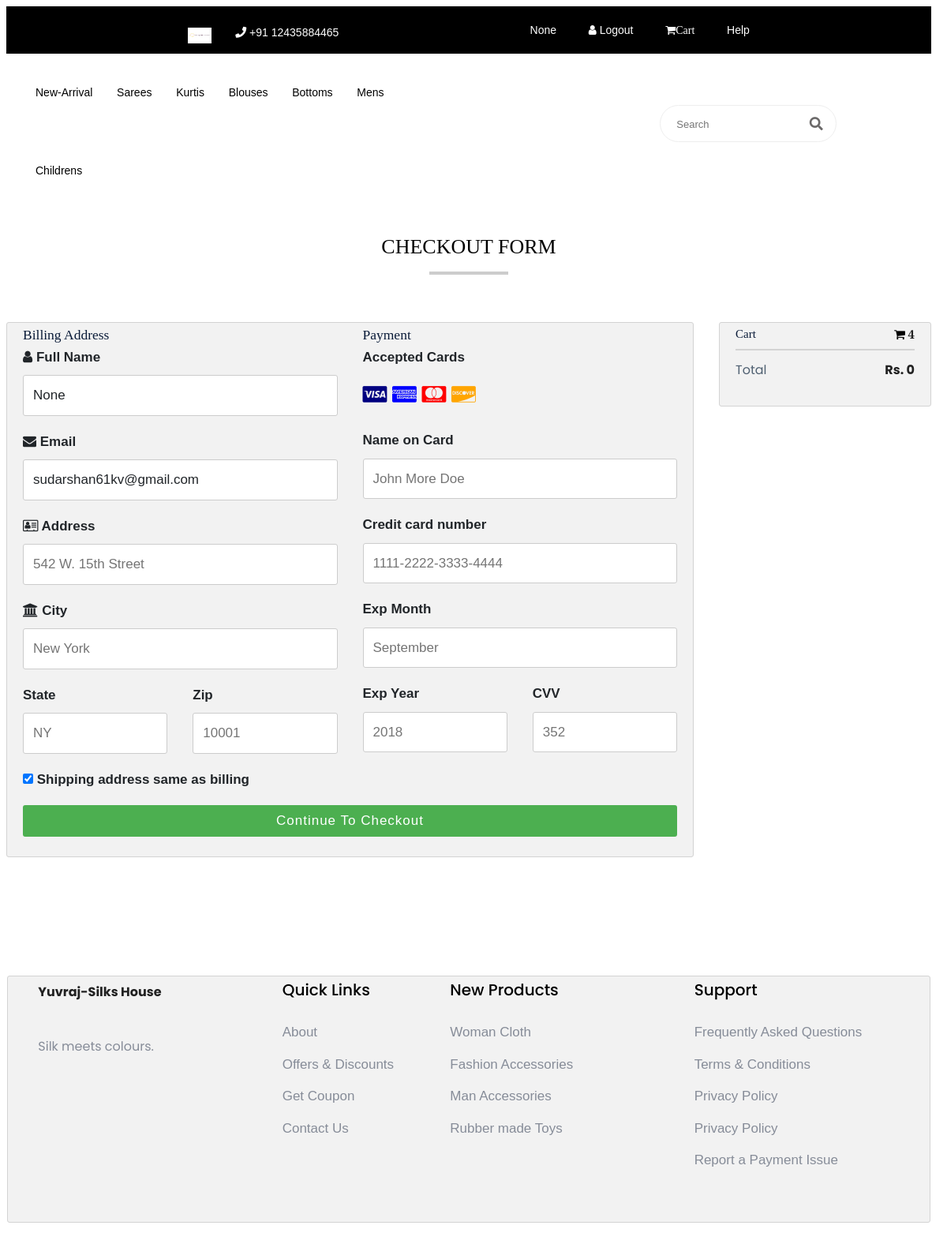
The app's page /items/checkout/ (signed in), older data.
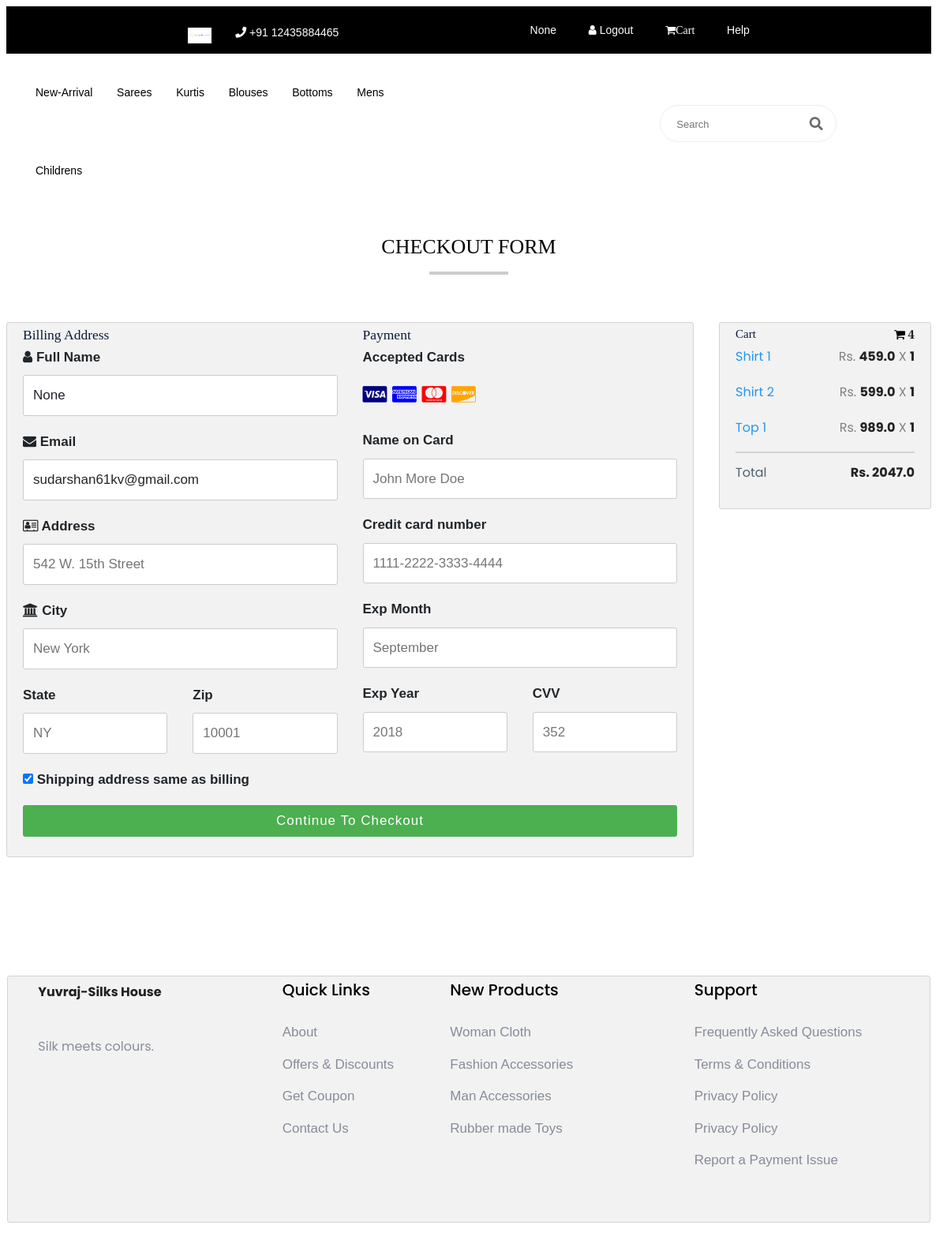
The same page, newer data.
### items/models.py (models this page shows, shortened)
class Cart(models.Model):
    user = models.ForeignKey(User, on_delete=models.CASCADE, related_name='carts')
    item = models.ForeignKey(Item, on_delete=models.CASCADE, related_name='carts')
    item_quantity = models.PositiveIntegerField(default=0)
    class Meta:
        unique_together = ('user', 'item',)

class Item(models.Model):
    name = models.CharField(max_length=40)
    image = models.ImageField(upload_to="items/images/", blank = True)
    description = models.TextField(blank = True)
    original_cost = models.FloatField()
    revised_cost = models.FloatField()
    stock = models.PositiveIntegerField(default=0)
    sold = models.PositiveIntegerField(default=0)
    booked = models.PositiveIntegerField(default=0)
    category = models.CharField(choices=(('women','Women'),('men','Men'),('childrenboy','Children Boys'),('childrengirl','Children Girls')), max_length=20)
    subcategory = models.CharField(choices=(('saree','Saree'),('kurtis','Kurtis'),('pant','Pant'),('shirt','Shirt'),('top','Top'),('jeans','Jeans'),('chudidhar','Chididhar'),('other','Other')), max_length=20)
    material_type = models.CharField(choices=(('cotton','Cotton'),('silk','Silk'),('wool','Wool'),('leather','Leather'),('other','Other')), max_length=20)
    newly_arrived = models.BooleanField(default=False)

### items/views.py (the view)
# urls.py: path('checkout/',views.CheckoutPage.as_view(), name = 'checkout'),
class CheckoutPage(LoginRequiredMixin, View):
    def get(self, request):
        carts = Cart.objects.filter(user=request.user)
        total_cost = 0
        for i in carts:
            total_cost += i.item_quantity * i.item.revised_cost
        context = {'carts':carts, 'total_cost':total_cost}
        return render(request,'items/checkout.html', context)

### users/models.py (called while the page is built)
    def get_full_name(self):
        if self.first_name and self.last_name:
            return f"{self.first_name.capitalize()} {self.last_name.capitalize()}"
        return None

### items/templates/items/checkout.html (shortened to what this page needs)
{% extends 'base.html' %}
{% block css_style %}
<link rel="stylesheet" href="https://cdnjs.cloudflare.com/ajax/libs/font-awesome/4.7.0/css/font-awesome.min.css">
{% endblock %}
{% block content %}
<h2 style="text-align:center;">Checkout Form</h2>
<div class="row">
  <div class="col-75">
    <div class="container">
      <form action="">
        <div class="row">
          <div class="col-50">
            <h3>Billing Address</h3>
            <label for="fname"><i class="fa fa-user"></i> Full Name</label>
            <input type="text" id="fname" name="firstname" value="{{ user.get_full_name }}" placeholder="{{ user.get_full_name }}">
            <label for="email"><i class="fa fa-envelope"></i> Email</label>
            <input type="text" id="email" name="email "value="{{ user.email }}" placeholder="{{ user.email }}">
            <label for="adr"><i class="fa fa-address-card-o"></i> Address</label>
            <input type="text" id="adr" name="address" placeholder="542 W. 15th Street">
            <label for="city"><i class="fa fa-institution"></i> City</label>
            <input type="text" id="city" name="city" placeholder="New York">
            <div class="row">
              <div class="col-50">
                <label for="state">State</label>
                <input type="text" id="state" name="state" placeholder="NY">
              </div>
              <div class="col-50">
                <label for="zip">Zip</label>
                <input type="text" id="zip" name="zip" placeholder="10001">
              </div>
            </div>
          </div>
          <div class="col-50">
            <h3>Payment</h3>
            <label for="fname">Accepted Cards</label>
            <div class="icon-container">
              <i class="fa fa-cc-visa" style="color:navy;"></i>
              <i class="fa fa-cc-amex" style="color:blue;"></i>
              <i class="fa fa-cc-mastercard" style="color:red;"></i>
              <i class="fa fa-cc-discover" style="color:orange;"></i>
            </div>
            <label for="cname">Name on Card</label>
            <input type="text" id="cname" name="cardname" placeholder="John More Doe">
            <label for="ccnum">Credit card number</label>
            <input type="text" id="ccnum" name="cardnumber" placeholder="1111-2222-3333-4444">
            <label for="expmonth">Exp Month</label>
            <input type="text" id="expmonth" name="expmonth" placeholder="September">
            <div class="row">
              <div class="col-50">
                <label for="expyear">Exp Year</label>
                <input type="text" id="expyear" name="expyear" placeholder="2018">
              </div>
              <div class="col-50">
                <label for="cvv">CVV</label>
                <input type="text" id="cvv" name="cvv" placeholder="352">
              </div>
            </div>
          </div>
        </div>
        <label>
          <input type="checkbox" checked="checked" name="sameadr"> Shipping address same as billing
        </label>
        <input type="submit" value="Continue to checkout" class="btn">
      </form>
    </div>
  </div>
  <div class="col-25">
    <div class="container">
      <h4>Cart <span class="price" style="color:black"><i class="fa fa-shopping-cart"></i> <b>4</b></span></h4>
      {% for cart in carts %}
          <p><a href="#">{{ cart.item.name }}</a> <span class="price">Rs. <b>{{ cart.item.revised_cost }}</b> X <b>{{ cart.item_quantity }}</b></span></p>
      {% endfor %}
      <hr>
      <p>Total <span class="price" style="color:black"><b>Rs. {{ total_cost }}</b></span></p>
    </div>
  </div>
</div>
{% endblock %}

Row changes from the older to the newer data that the page shows:
added Cart: item.name "Shirt 1", item.revised_cost "459.0", item_quantity "1"
added Cart: item.name "Shirt 2", item.revised_cost "599.0", item_quantity "1"
added Cart: item.name "Top 1", item.revised_cost "989.0", item_quantity "1"
Text that changed along with them:
{{ total_cost }}: "0" → "2047.0"
